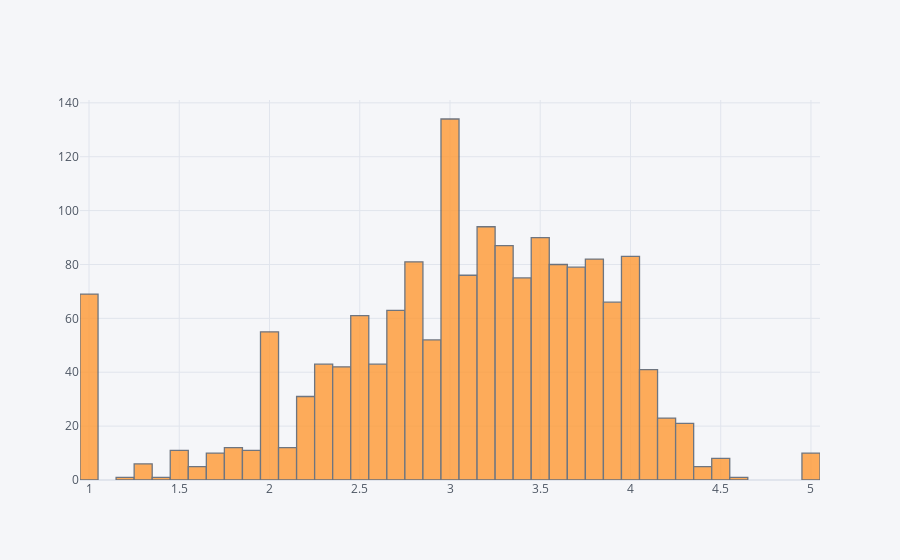

Source (notebook cell):
### Code cell
ratings['ratings'].iplot(kind = 'hist')

### Figure 1 — Plotly figure (JSON) as saved in the notebook; plotly's stock layout.template omitted (floating-point values rounded to 4 significant figures; data arrays with more than 128 entries replaced by an {"elided": "..."} marker saying what was removed)
{"data": [{"histfunc": "count", "histnorm": "", "marker": {"color": "rgba(255, 153, 51, 1.0)", "line": {"color": "#4D5663", "width": 1.3}}, "name": "ratings", "opacity": 0.8, "orientation": "v", "type": "histogram", "x": {"elided": "1664 float values"}}], "layout": {"barmode": "overlay", "legend": {"bgcolor": "#F5F6F9", "font": {"color": "#4D5663"}}, "paper_bgcolor": "#F5F6F9", "plot_bgcolor": "#F5F6F9", "title": {"font": {"color": "#4D5663"}}, "xaxis": {"gridcolor": "#E1E5ED", "showgrid": true, "tickfont": {"color": "#4D5663"}, "title": {"font": {"color": "#4D5663"}, "text": ""}, "zerolinecolor": "#E1E5ED"}, "yaxis": {"gridcolor": "#E1E5ED", "showgrid": true, "tickfont": {"color": "#4D5663"}, "title": {"font": {"color": "#4D5663"}, "text": ""}, "zerolinecolor": "#E1E5ED"}}}
